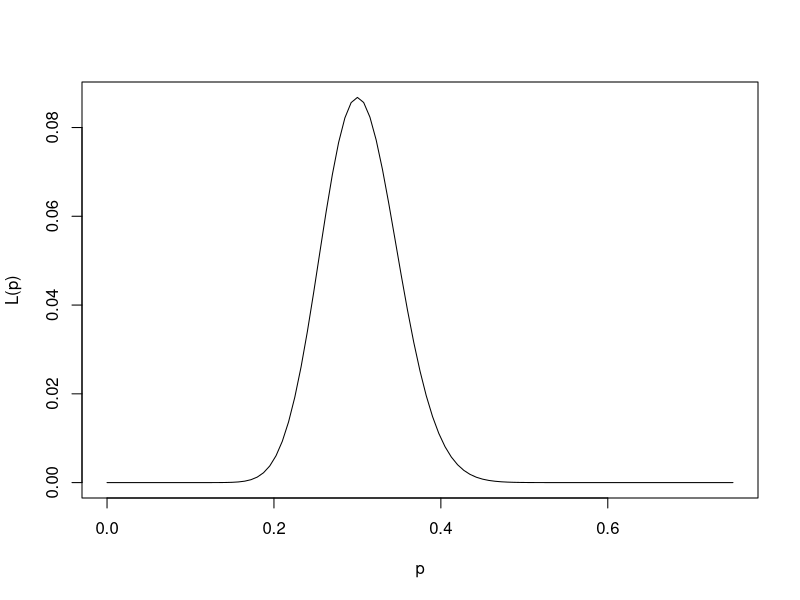
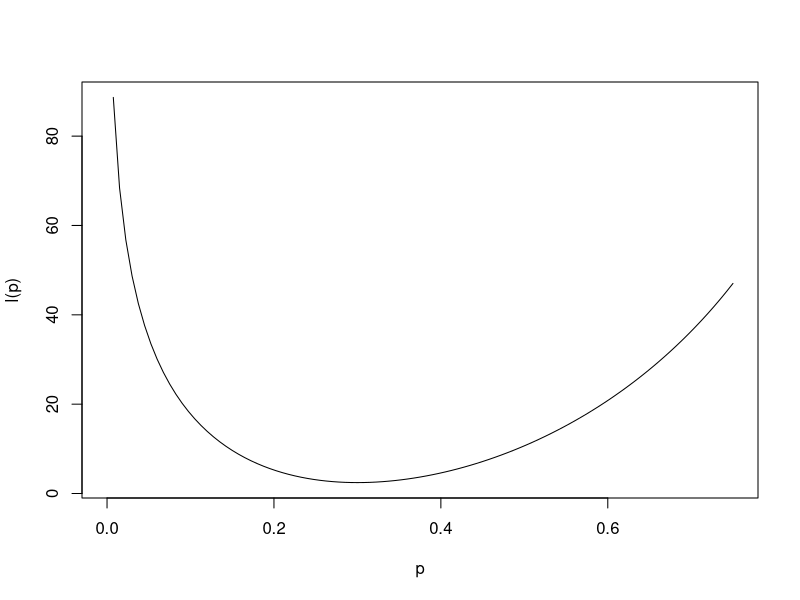
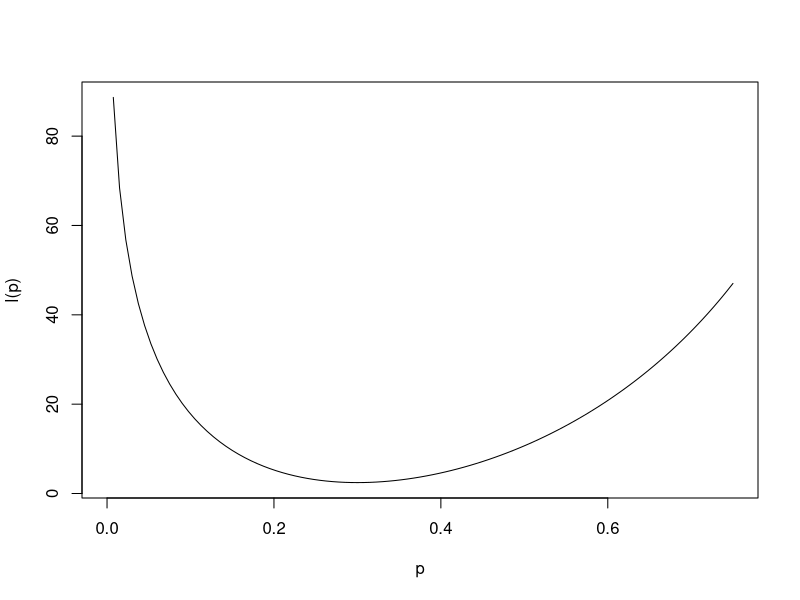
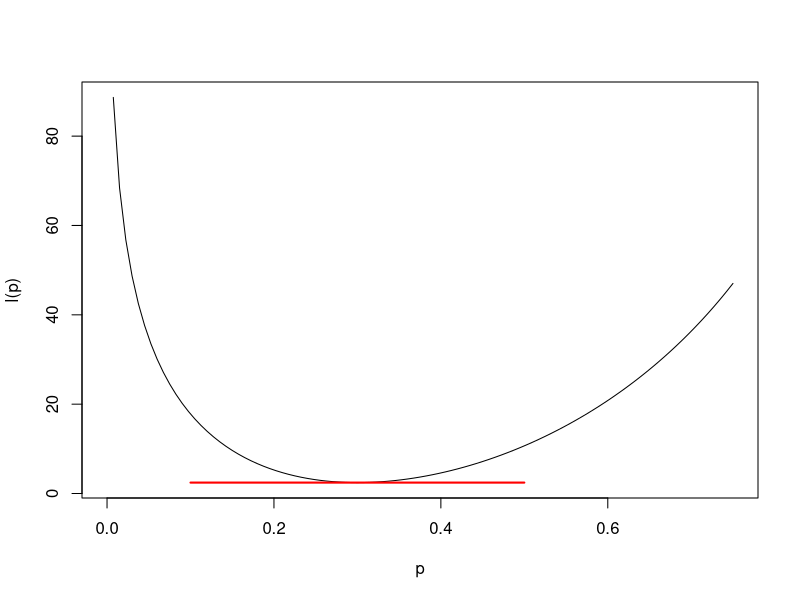
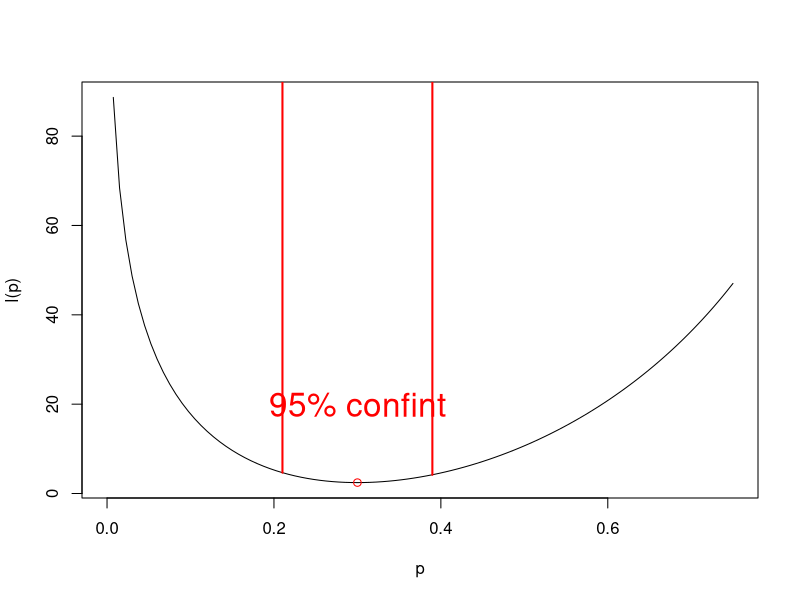

Recreate these plots in R, in order.
## ---- chunk 1
curve(dbinom(30,100,x),0,0.75, ylab = 'L(p)', xlab = 'p')
## ---- chunk 2
curve(-log(dbinom(30,100,x)),0,0.75, ylab = 'l(p)', xlab = 'p')
## ---- chunk 3
curve(-log(dbinom(30,100,x)),0,0.75, ylab = 'l(p)', xlab = 'p')
## ---- chunk 4
curve(-log(dbinom(30,100,x)),0,0.75, ylab = 'l(p)', xlab = 'p')
nll <- -dbinom(30,100,.3,TRUE)
segments(0.1, nll, 0.5, nll, col='red', lwd=2)
## ---- chunk 5
curve(-log(dbinom(30,100,x)),0,0.75, ylab = 'l(p)', xlab = 'p')
nll <- -dbinom(30,100,.3,TRUE)
points(0.3, nll, col = 'red')
confint <- .3 + c(-1,1)*qnorm(.975)*sqrt(.3*.7/100)
segments(confint[1], -log(dbinom(30,100,confint[1])), confint[1], 100, col='red', lwd=2)
segments(confint[2], -log(dbinom(30,100,confint[2])), confint[2], 100, col='red', lwd=2)
text(.3, 20, "95% confint", col='red', cex = 2)
